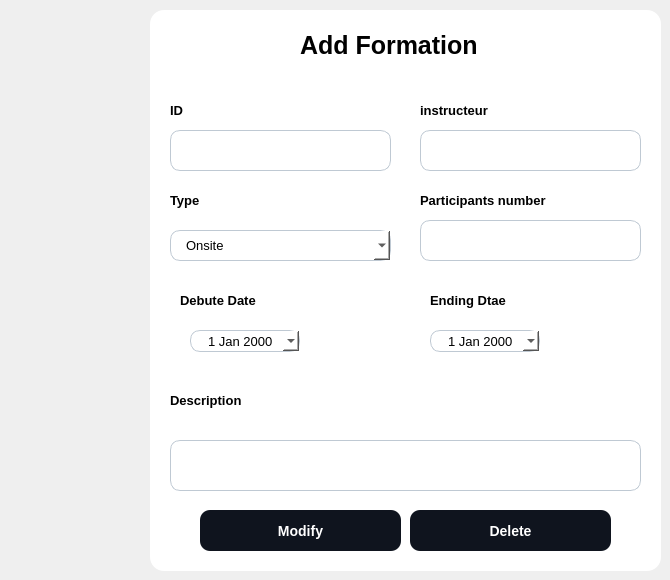
           <widget class="QWidget" name="page_15">
            <widget class="QWidget" name="add_container_6" native="true">
             <property name="geometry">
              <rect>
               <x>150</x>
               <y>10</y>
               <width>511</width>
               <height>561</height>
              </rect>
             </property>
             <property name="styleSheet">
              <string notr="true">background-color :white ; 
border-radius :14px ; 
</string>
             </property>
             <widget class="QPushButton" name="modify_formation">
              <property name="geometry">
               <rect>
                <x>50</x>
                <y>500</y>
                <width>201</width>
                <height>41</height>
               </rect>
              </property>
              <property name="cursor">
               <cursorShape>PointingHandCursor</cursorShape>
              </property>
              <property name="styleSheet">
               <string notr="true">QPushButton {
	background-color:#0F141E ; 
	border-radius:10px ; 
	color : white ; 
	font-size:14px ; 
	font-weight:bold; 
}

QPushButton::hover {
	background-color:#4AC7EA ; 
	color:white ; 
}</string>
              </property>
              <property name="text">
               <string>Modify</string>
              </property>
             </widget>
             <widget class="QPushButton" name="delete_formation">
              <property name="geometry">
               <rect>
                <x>260</x>
                <y>500</y>
                <width>201</width>
                <height>41</height>
               </rect>
              </property>
              <property name="cursor">
               <cursorShape>PointingHandCursor</cursorShape>
              </property>
              <property name="styleSheet">
               <string notr="true">QPushButton {
	background-color:#0F141E ; 
	border-radius:10px ; 
	color : white ; 
	font-size:14px ; 
	font-weight:bold; 
}

QPushButton::hover {
	background-color:#D60002 ; 
	color:white ; 
}</string>
              </property>
              <property name="text">
               <string>Delete</string>
              </property>
             </widget>
             <widget class="QTextEdit" name="description_3">
              <property name="geometry">
               <rect>
                <x>20</x>
                <y>430</y>
                <width>471</width>
                <height>51</height>
               </rect>
              </property>
              <property name="styleSheet">
               <string notr="true">
	background-color:white ; 
	border-radius:10px ; 
	font-size:13px ; 
	padding : 15px 0 0 15px ; 
	border:1px solid #BFC9D3 ; 

</string>
              </property>
             </widget>
             <widget class="QLabel" name="label_45">
              <property name="geometry">
               <rect>
                <x>20</x>
                <y>380</y>
                <width>81</width>
                <height>21</height>
               </rect>
              </property>
              <property name="styleSheet">
               <string notr="true">font-size:13px;
font-weight:bold ; </string>
              </property>
              <property name="text">
               <string>Description</string>
              </property>
             </widget>
             <widget class="QLabel" name="label_46">
              <property name="geometry">
               <rect>
                <x>30</x>
                <y>280</y>
                <width>81</width>
                <height>21</height>
               </rect>
              </property>
              <property name="styleSheet">
               <string notr="true">font-size:13px;
font-weight:bold ; </string>
              </property>
              <property name="text">
               <string>Debute Date</string>
              </property>
             </widget>
             <widget class="QLabel" name="label_47">
              <property name="geometry">
               <rect>
                <x>280</x>
                <y>280</y>
                <width>81</width>
                <height>21</height>
               </rect>
              </property>
              <property name="styleSheet">
               <string notr="true">font-size:13px;
font-weight:bold ; </string>
              </property>
              <property name="text">
               <string>Ending Dtae</string>
              </property>
             </widget>
             <widget class="QDateEdit" name="dateDebut_3">
              <property name="geometry">
               <rect>
                <x>40</x>
                <y>320</y>
                <width>110</width>
                <height>22</height>
               </rect>
              </property>
              <property name="styleSheet">
               <string notr="true">
	background-color:white ; 
	border-radius:10px ; 
	font-size:13px ; 
	padding-left : 15px ; 
	border:1px solid #BFC9D3 ; 
</string>
              </property>
              <property name="calendarPopup">
               <bool>true</bool>
              </property>
             </widget>
             <widget class="QDateEdit" name="dateFin_3">
              <property name="geometry">
               <rect>
                <x>280</x>
                <y>320</y>
                <width>110</width>
                <height>22</height>
               </rect>
              </property>
              <property name="styleSheet">
               <string notr="true">
	background-color:white ; 
	border-radius:10px ; 
	font-size:13px ; 
	padding-left : 15px ; 
	border:1px solid #BFC9D3 ; 
</string>
              </property>
              <property name="calendarPopup">
               <bool>true</bool>
              </property>
             </widget>
             <widget class="QComboBox" name="type_formation_2">
              <property name="geometry">
               <rect>
                <x>20</x>
                <y>220</y>
                <width>221</width>
                <height>31</height>
               </rect>
              </property>
              <property name="styleSheet">
               <string notr="true">
	background-color:white ; 
	border-radius:10px ; 
	font-size:13px ; 
	padding-left : 15px ; 
	border:1px solid #BFC9D3 ; 
</string>
              </property>
              <item>
               <property name="text">
                <string>Onsite</string>
               </property>
              </item>
              <item>
               <property name="text">
                <string>Online</string>
               </property>
              </item>
             </widget>
             <widget class="QLineEdit" name="nbParticipants_2">
              <property name="geometry">
               <rect>
                <x>270</x>
                <y>210</y>
                <width>221</width>
                <height>41</height>
               </rect>
              </property>
              <property name="styleSheet">
               <string notr="true">
	background-color:white ; 
	border-radius:10px ; 
	font-size:13px ; 
	padding-left : 15px ; 
	border:1px solid #BFC9D3 ; 
</string>
              </property>
             </widget>
             <widget class="QLabel" name="label_42">
              <property name="geometry">
               <rect>
                <x>20</x>
                <y>180</y>
                <width>31</width>
                <height>21</height>
               </rect>
              </property>
              <property name="styleSheet">
               <string notr="true">font-size:13px;
font-weight:bold ; </string>
              </property>
              <property name="text">
               <string>Type</string>
              </property>
             </widget>
             <widget class="QLabel" name="label_43">
              <property name="geometry">
               <rect>
                <x>270</x>
                <y>180</y>
                <width>141</width>
                <height>21</height>
               </rect>
              </property>
              <property name="styleSheet">
               <string notr="true">font-size:13px;
font-weight:bold ; </string>
              </property>
              <property name="text">
               <string>Participants number</string>
              </property>
             </widget>
             <widget class="QLabel" name="label_48">
              <property name="geometry">
               <rect>
                <x>20</x>
                <y>90</y>
                <width>21</width>
                <height>21</height>
               </rect>
              </property>
              <property name="styleSheet">
               <string notr="true">font-size:13px;
font-weight:bold ; </string>
              </property>
              <property name="text">
               <string>ID</string>
              </property>
             </widget>
             <widget class="QLabel" name="title1_4">
              <property name="geometry">
               <rect>
                <x>150</x>
                <y>20</y>
                <width>201</width>
                <height>31</height>
               </rect>
              </property>
              <property name="styleSheet">
               <string notr="true">
	font-size: 25px ; 
	font-weight:bold ; 
</string>
              </property>
              <property name="text">
               <string>Add Formation</string>
              </property>
             </widget>
             <widget class="QLabel" name="label_44">
              <property name="geometry">
               <rect>
                <x>270</x>
                <y>90</y>
                <width>81</width>
                <height>21</height>
               </rect>
              </property>
              <property name="styleSheet">
               <string notr="true">font-size:13px;
font-weight:bold ; </string>
              </property>
              <property name="text">
               <string>instructeur</string>
              </property>
             </widget>
             <widget class="QLineEdit" name="ID_formation_2">
              <property name="enabled">
               <bool>false</bool>
              </property>
              <property name="geometry">
               <rect>
                <x>20</x>
                <y>120</y>
                <width>221</width>
                <height>41</height>
               </rect>
              </property>
              <property name="styleSheet">
               <string notr="true">
	background-color:white ; 
	border-radius:10px ; 
	font-size:13px ; 
	padding-left : 15px ; 
	border:1px solid #BFC9D3 ; 
</string>
              </property>
             </widget>
             <widget class="QLineEdit" name="instructeur_2">
              <property name="geometry">
               <rect>
                <x>270</x>
                <y>120</y>
                <width>221</width>
                <height>41</height>
               </rect>
              </property>
              <property name="styleSheet">
               <string notr="true">
	background-color:white ; 
	border-radius:10px ; 
	font-size:13px ; 
	padding-left : 15px ; 
	border:1px solid #BFC9D3 ; 
</string>
              </property>
             </widget>
            </widget>
           </widget>
